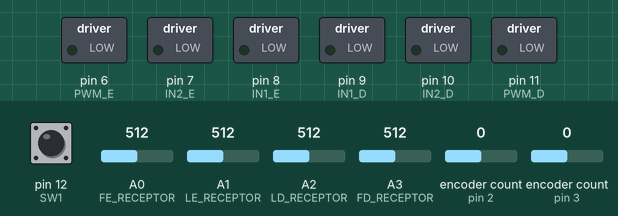
A sketch run on a simulated Arduino Uno, built with avr-gcc and run on an emulated ATmega328P. Parts: switched loads named in the sketch (green lamp = pin HIGH). The test bench sets the inputs (shaded band); at power-on: pin 12 (SW1) LOW, A0 (FE_RECEPTOR) = 512, A1 (LE_RECEPTOR) = 512, A2 (LD_RECEPTOR) = 512, A3 (FD_RECEPTOR) = 512, encoder count (sensors on pin 2, pin 3) 0. Pins used as bus, display or sensor lines are not drawn; what the sketch prints to the serial monitor is not drawn.

Above: at 1.2 s.
1.3 s: pin 12 (SW1) pulled HIGH for 3.2 s
At 4.7 s:
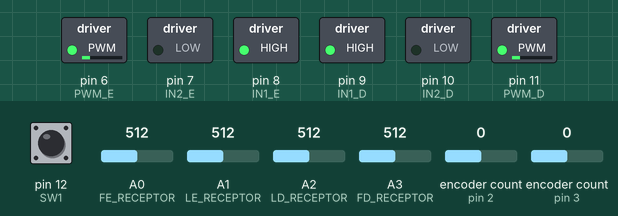
At 6.2 s:
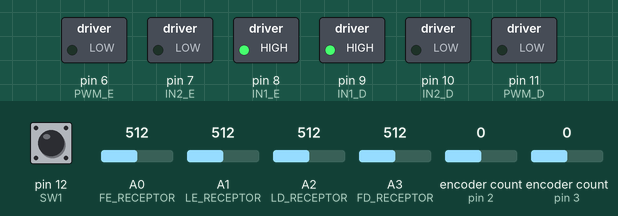
Timing chart, 0 to 7.7 s (numbered marks = the images above; inputs shaded):
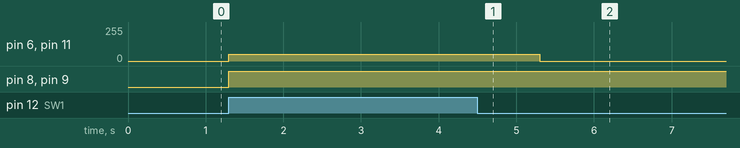

The sketch:

umart_ino_teste_micromouse.ino
```cpp
/**
 *****************************************************************
 * Arquivo  umart_ino_teste_micromouse.ino
 * Autor    Kleber Lima da Silva (kleber.ufu@hotmail.com)
 * Versão   V1.0.0
 * Data     19-Abril-2015
 * Resumo   Programa para teste do hardware do Robô uMaRT-INO no
 *         modo micromouse (solucionador de labirinto)
 *****************************************************************
 */

// Bibliotecas ---------------------------------------------------
#include <Encoder.h>

// Definição dos pinos no modo MICROMOUSE ------------------------
const int FE_RECEPTOR = A0;  // Fototransistor frontal esquerdo
const int LE_RECEPTOR = A1;  // Fototransistor lateral esquerdo
const int LD_RECEPTOR = A2;  // Fototransistor lateral direito
const int FD_RECEPTOR = A3;  // Fototransistor frontal direito
const int FE_EMISSOR = A4;   // LED frontal esquerdo
const int L_EMISSORES = 13;  // LEDs laterais
const int FD_EMISSOR = A5;   // LED frontal direito
const int LED1 = 0;        // LED1
const int LED2 = 1;        // LED2
const int B_ENC_E = 2;     // Encoder do motor esquerdo (sinal B)
const int A_ENC_D = 3;     // Encoder do motor direito (sinal A)
const int A_ENC_E = 4;     // Encoder do motor esquerdo (sinal A)
const int B_ENC_D = 5;     // Encoder do motor direito (sinal B)
const int PWM_E = 6;       // PWM do motor esquerdo
const int IN2_E = 7;       // IN2 da ponte H do motor esquerdo
const int IN1_E = 8;       // IN1 da ponte H do motor esquerdo
const int IN1_D = 9;       // IN1 da ponte H do motor direito
const int IN2_D = 10;      // IN2 da ponte H do motor direito
const int PWM_D = 11;      // PWM do motor direito
const int SW1 = 12;        // Botão SW1

// Configuração dos Encoders -------------------------------------
Encoder encoderEsquerda(B_ENC_E, A_ENC_E);
Encoder encoderDireita(A_ENC_D, B_ENC_D);

// Definição das constantes do programa --------------------------
#define THRESHOLD 300  // Limiar para reconhecer parede ou não


// Variáveis do programa -----------------------------------------
int frontal_esquerdo = 0;
int lateral_esquerdo = 0;
int lateral_direito = 0;
int frontal_direito = 0;


// Protótipos das funções ----------------------------------------
int lerSensoresParede(void);
void setMotores(int pwm_esquerda, int pwm_direita);


// Inicialização dos pinos ---------------------------------------
void setup()
{
  pinMode(FE_RECEPTOR, INPUT);
  pinMode(LE_RECEPTOR, INPUT);
  pinMode(LD_RECEPTOR, INPUT);
  pinMode(FD_RECEPTOR, INPUT);
  pinMode(FE_EMISSOR, OUTPUT);
  pinMode(L_EMISSORES, OUTPUT);
  pinMode(FD_EMISSOR, OUTPUT);
  pinMode(LED1, OUTPUT);
  pinMode(LED2, OUTPUT);
  pinMode(PWM_E, OUTPUT);
  pinMode(IN1_E, OUTPUT);
  pinMode(IN2_E, OUTPUT);
  pinMode(PWM_D, OUTPUT);
  pinMode(IN1_D, OUTPUT);
  pinMode(IN2_D, OUTPUT);
  pinMode(SW1, INPUT);

  Serial.begin(9600);
}


// LOOP principal do programa ------------------------------------
void loop()
{
  unsigned long t0;

  // Verifica a leitura dos sensores e mostra na "serial"
  Serial.print("Sensores de Parede: ");
  Serial.println(getSensoresParede(), BIN);
  Serial.println(frontal_esquerdo);
  Serial.println(lateral_esquerdo);
  Serial.println(lateral_direito);
  Serial.println(frontal_direito);

  // Atualiza a leitura dos encoders e mostra na "serial"
  Serial.println("Encoders: ");
  Serial.println(encoderEsquerda.read());
  Serial.println(encoderDireita.read());
  Serial.println();


  // Se o botão for pressionado: liga os motores por 1 segundo
  // .. ou aguarda 1 segundo sem fazer nada
  t0 = millis();
  while((millis() - t0) < 1000)
  {
    if(digitalRead(SW1) == HIGH)
    {
      setMotores(50, 50);
      delay(1000);
      setMotores(0, 0);
    }
  }
}


/* Função para leitura dos sensores de parede --------------------
 * Atualiza as leituras dos sensores frontais e laterais.
 * Retorna uma máscara de bits indicando presença (1) ou não (0)
 * de paredes. O bit mais significativo representa a parede da
 * esquerda. Ex.: 011 = presença de parede frontal e direita.
 */
int getSensoresParede(void)
{
  int paredes = 0;

  frontal_esquerdo = analogRead(FE_RECEPTOR);
  lateral_esquerdo = analogRead(LE_RECEPTOR);
  lateral_direito = analogRead(LD_RECEPTOR);
  frontal_direito = analogRead(FD_RECEPTOR);

  // Registra o tempo atual
  unsigned long t0 = micros();

  // Sensor frontal esquerdo
  digitalWrite(FE_EMISSOR, HIGH);
  while((micros() - t0) < 60);
  frontal_esquerdo = analogRead(FE_RECEPTOR) - frontal_esquerdo;
  digitalWrite(FE_EMISSOR, LOW);
  if(frontal_esquerdo < 0) frontal_esquerdo = 0;
  while((micros() - t0) < 140);

  // Sensor frontal direito
  digitalWrite(FD_EMISSOR, HIGH);
  while((micros() - t0) < 200);
  frontal_direito = analogRead(FD_RECEPTOR) - frontal_direito;
  digitalWrite(FD_EMISSOR, LOW);
  if(frontal_direito < 0) frontal_direito = 0;
  while((micros() - t0) < 280);

  // Sensores laterais
  digitalWrite(L_EMISSORES, HIGH);
  while((micros() - t0) < 340);
  lateral_esquerdo = analogRead(LE_RECEPTOR) - lateral_esquerdo;
  lateral_direito = analogRead(LD_RECEPTOR) - lateral_direito;
  digitalWrite(L_EMISSORES, LOW);
  if(lateral_esquerdo < 0) lateral_esquerdo = 0;
  if(lateral_direito < 0) lateral_direito = 0;

  // Realiza a máscara de bits
  if(frontal_esquerdo > THRESHOLD || frontal_direito > THRESHOLD)
  {
    paredes |= 0b010;
  }

  if(lateral_esquerdo > THRESHOLD)
  {
    paredes |= 0b100;
  }

  if(lateral_direito > THRESHOLD)
  {
    paredes |= 0b001;
  }

  return paredes;
}


/* Função para acionamento dos motores ---------------------------
 * pwm_esquerda e pwm_direita recebem valores entre -255 e 255
 * (valores negativos giram o respectivo motor para trás)
 */
void setMotores(int pwm_esquerda, int pwm_direita)
{
  if(pwm_esquerda < 0)
  {
    pwm_esquerda *= -1;

    digitalWrite(IN1_E, LOW);
    digitalWrite(IN2_E, HIGH);
  }
  else
  {
    digitalWrite(IN1_E, HIGH);
    digitalWrite(IN2_E, LOW);
  }

  if(pwm_direita < 0)
  {
    pwm_direita *= -1;

    digitalWrite(IN1_D, LOW);
    digitalWrite(IN2_D, HIGH);
  }
  else
  {
    digitalWrite(IN1_D, HIGH);
    digitalWrite(IN2_D, LOW);
  }

  if(pwm_esquerda > 255) pwm_esquerda = 255;
  if(pwm_direita > 255) pwm_direita = 255;

  analogWrite(PWM_E, pwm_esquerda);
  analogWrite(PWM_D, pwm_direita);
}
```

Measured:
- after the input at 1.3 s, pin 6 (PWM_E), pin 11 (PWM_D): 0/255 → 50/255 at once, → 0/255 4.0 s later; pin 8 (IN1_E), pin 9 (IN1_D): LOW → HIGH at once
